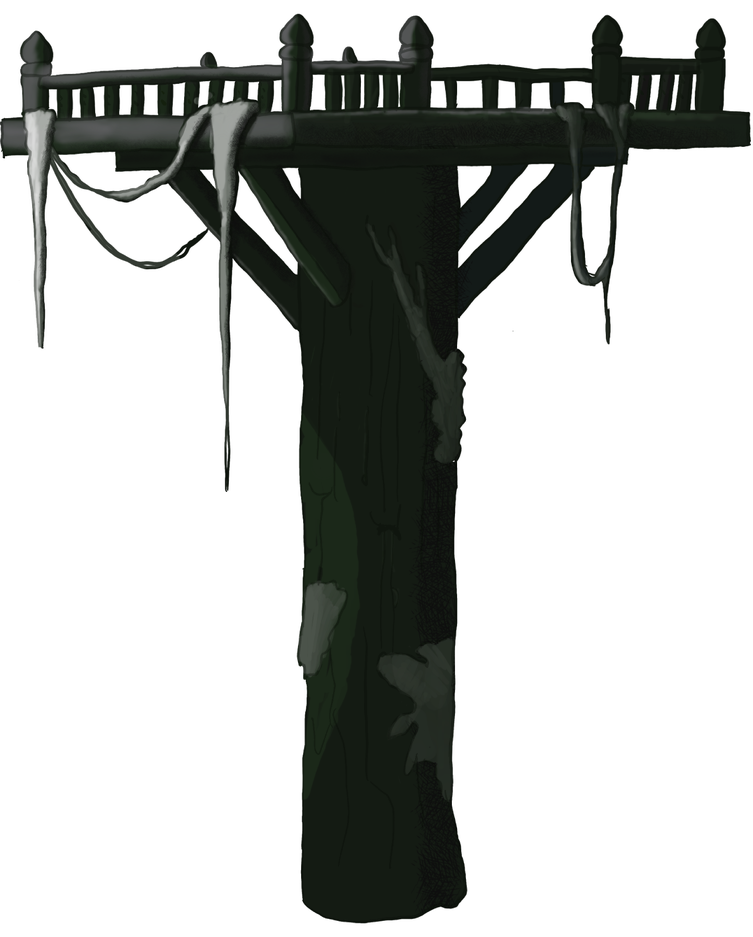
#> input picture example/base.png, 753 x 937 px, shrunk from 1448 x 1800 before the run
$ python -i image_processor.py   (imports and definitions only)
#> lines starting #> are read from the running program, lines starting #| are printed output that depends on the picture; after the words box and inside, x2 and y2 are one past the last pixel; in counts of white or black regions, pixels touching at a corner belong together
"""
Image processing utilities for PNG sprite loading and alpha channel extraction.
"""

from typing import Optional, Tuple
import numpy as np
import cv2
from PIL import Image
import logging

logger = logging.getLogger(__name__)


class ImageProcessor:
    """
    Process PNG sprite images for collision polygon generation.

    Handles loading PNG images, extracting alpha channels, and detecting
    opaque regions for collision shape generation.
    """

    def __init__(self, alpha_threshold: int = 128) -> None:
        """
        Initialize image processor.

        Args:
            alpha_threshold: Alpha value threshold (0-255). Pixels with alpha
                           greater than this are considered opaque.

        Raises:
            ValueError: If alpha_threshold is not in valid range
        """
        if not 0 <= alpha_threshold <= 255:
            raise ValueError(f"Alpha threshold must be 0-255, got {alpha_threshold}")

        self.alpha_threshold = alpha_threshold

    def load_image(self, filepath: str) -> Image.Image:
        """
        Load PNG image with alpha channel.

        Args:
            filepath: Path to PNG file

        Returns:
            PIL Image in RGBA mode

        Raises:
            FileNotFoundError: If file doesn't exist
            ValueError: If file is not a valid image
        """
#> called with filepath = '../example/base.png'
        try:
            img = Image.open(filepath)
#> img is the input picture: PIL image 753x937 RGBA; mean R, G, B, A 5.6, 7.7, 5.4, 73.3
        except FileNotFoundError:
            logger.error(f"Image file not found: {filepath}")
            raise
        except Exception as e:
            logger.error(f"Failed to load image {filepath}: {e}")
            raise ValueError(f"Invalid image file: {filepath}") from e

        # Convert to RGBA if needed
        if img.mode != 'RGBA':
            logger.info(f"Converting image from {img.mode} to RGBA")
            img = img.convert('RGBA')

        logger.info(f"Loaded image: {filepath}, size: {img.size}, mode: {img.mode}")
        return img

    def extract_alpha_mask(self, img: Image.Image) -> np.ndarray:
        """
        Extract binary alpha mask from image.

        Args:
            img: PIL Image in RGBA mode

        Returns:
            Binary numpy array (uint8) where 255 = opaque, 0 = transparent
        """
        # Get alpha channel
        if img.mode != 'RGBA':
            raise ValueError("Image must be in RGBA mode")

        alpha = np.array(img)[:, :, 3]
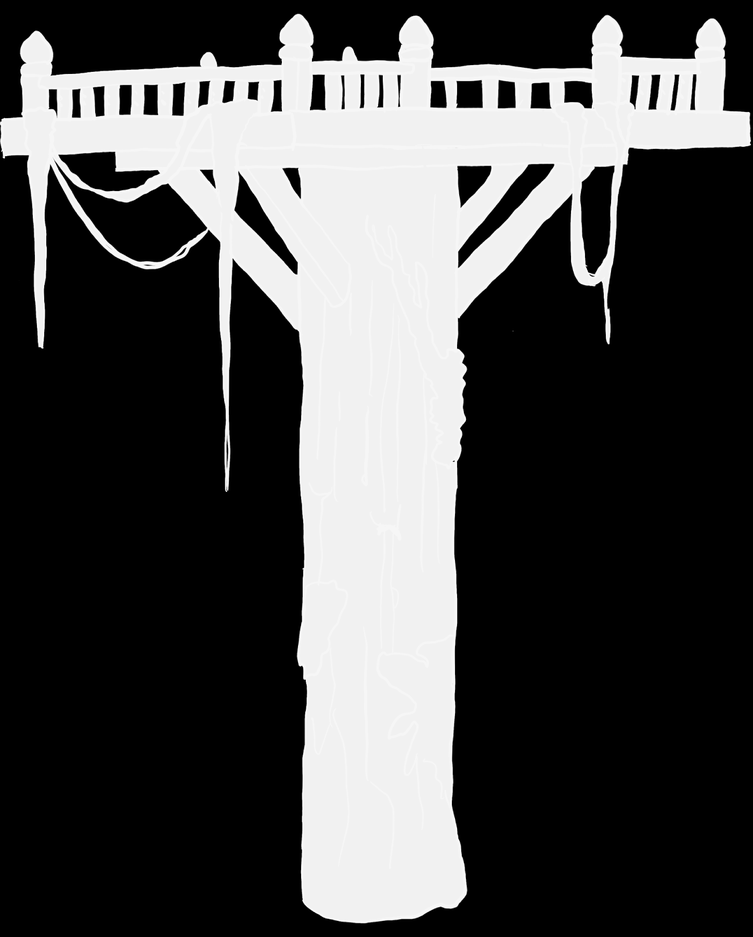
#> alpha: shape (937, 753); min 0, max 255, mean 73.3

        # Apply threshold to create binary mask
        mask = np.where(alpha > self.alpha_threshold, 255, 0).astype(np.uint8)
#> mask: shape (937, 753); 30.2% white; 1 white region

        opaque_pixels = np.sum(mask == 255)
#> opaque_pixels = 213417
        total_pixels = mask.size
#> total_pixels = 705561
        coverage = (opaque_pixels / total_pixels) * 100
#> coverage = 30.25

        logger.debug(f"Alpha mask created: {opaque_pixels}/{total_pixels} "
                    f"opaque pixels ({coverage:.1f}%)")

        return mask

    def find_contours(self, mask: np.ndarray) -> Tuple[list, np.ndarray]:
        """
        Find contours in binary mask using OpenCV.

        Args:
            mask: Binary mask array (uint8)

        Returns:
            Tuple of (contours, hierarchy) from cv2.findContours

        Raises:
            ValueError: If no contours found
        """
        if mask.dtype != np.uint8:
            raise ValueError("Mask must be uint8 type")

        # Find contours - external only (outermost boundaries)
        contours, hierarchy = cv2.findContours(
            mask,
            cv2.RETR_EXTERNAL,
            cv2.CHAIN_APPROX_SIMPLE
        )
#> contours = 1 contour; box (x1, y1, x2, y2) and area: (0, 14, 751, 923) 234504

        if not contours:
            logger.warning("No contours found in image")
            raise ValueError("No contours found - image may be fully transparent")

        logger.info(f"Found {len(contours)} contour(s)")

        # Log contour sizes
        for i, contour in enumerate(contours):
            area = cv2.contourArea(contour)
            logger.debug(f"Contour {i}: {len(contour)} points, area: {area:.1f}")
#> this loop made 1 pass
#> area on pass 1: 234503.5

        return contours, hierarchy

    def process_image(self, filepath: str) -> Tuple[Image.Image, list, np.ndarray]:
        """
        Complete image processing pipeline.

        Args:
            filepath: Path to PNG file

        Returns:
            Tuple of (original_image, contours, mask)

        Raises:
            FileNotFoundError: If file doesn't exist
            ValueError: If image processing fails
        """
        logger.info(f"Processing image: {filepath}")

        # Load image
        img = self.load_image(filepath)

        # Extract alpha mask
        mask = self.extract_alpha_mask(img)

        # Find contours
        contours, _ = self.find_contours(mask)

        logger.info(f"Image processing complete: {len(contours)} contour(s) detected")

        return img, contours, mask


def get_image_dimensions(filepath: str) -> Tuple[int, int]:
    """
    Get image dimensions without loading full image.

    Args:
        filepath: Path to image file

    Returns:
        (width, height) tuple
    """
    with Image.open(filepath) as img:
        return img.size


def validate_image_file(filepath: str) -> bool:
    """
    Validate that file is a valid PNG image with alpha channel.

    Args:
        filepath: Path to image file

    Returns:
        True if valid, False otherwise
    """
    try:
        with Image.open(filepath) as img:
            # Check if PNG
            if img.format != 'PNG':
                logger.warning(f"Image is not PNG format: {img.format}")
                return False

            # Check if has alpha
            if img.mode not in ('RGBA', 'LA', 'PA'):
                logger.warning(f"Image does not have alpha channel: {img.mode}")
                return False

            return True
    except Exception as e:
        logger.error(f"Image validation failed: {e}")
        return False

>>> result = ImageProcessor().process_image('../example/base.png')
